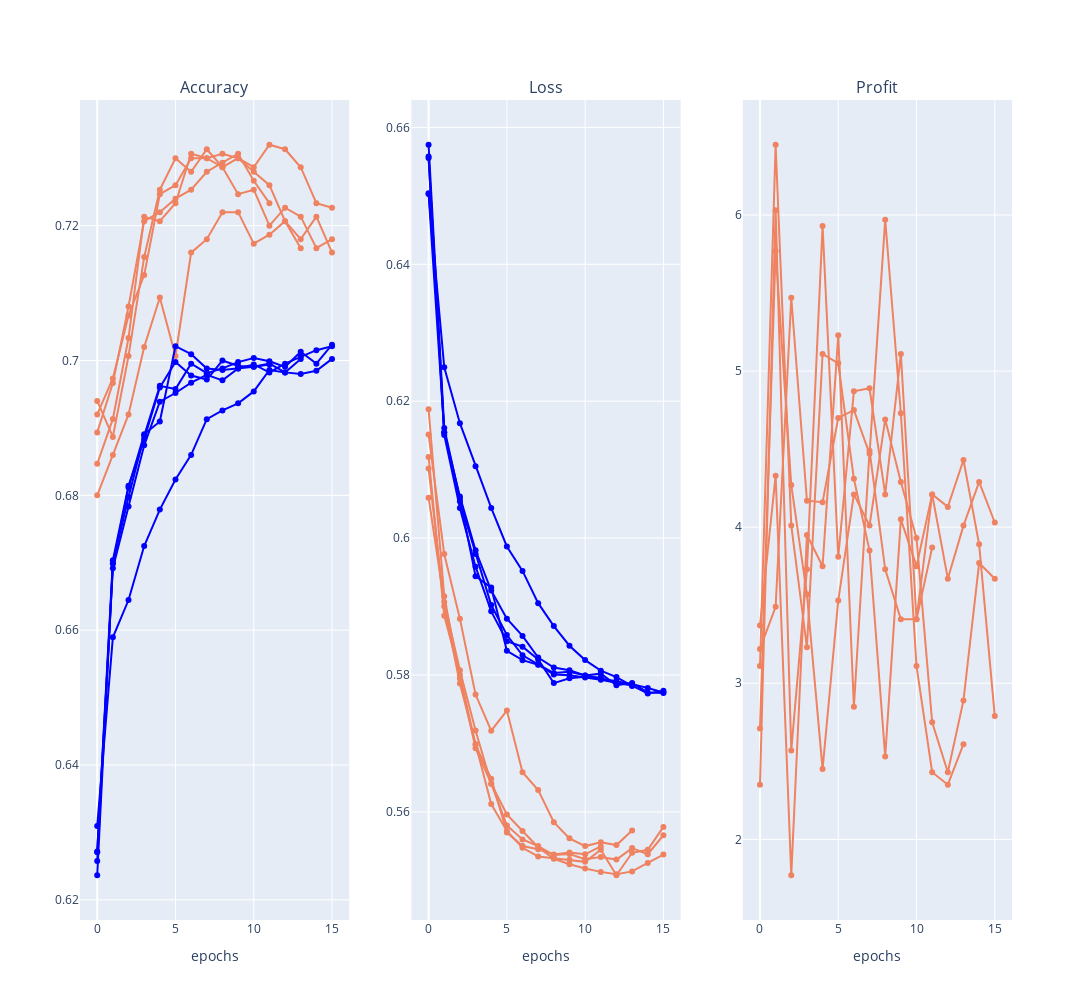
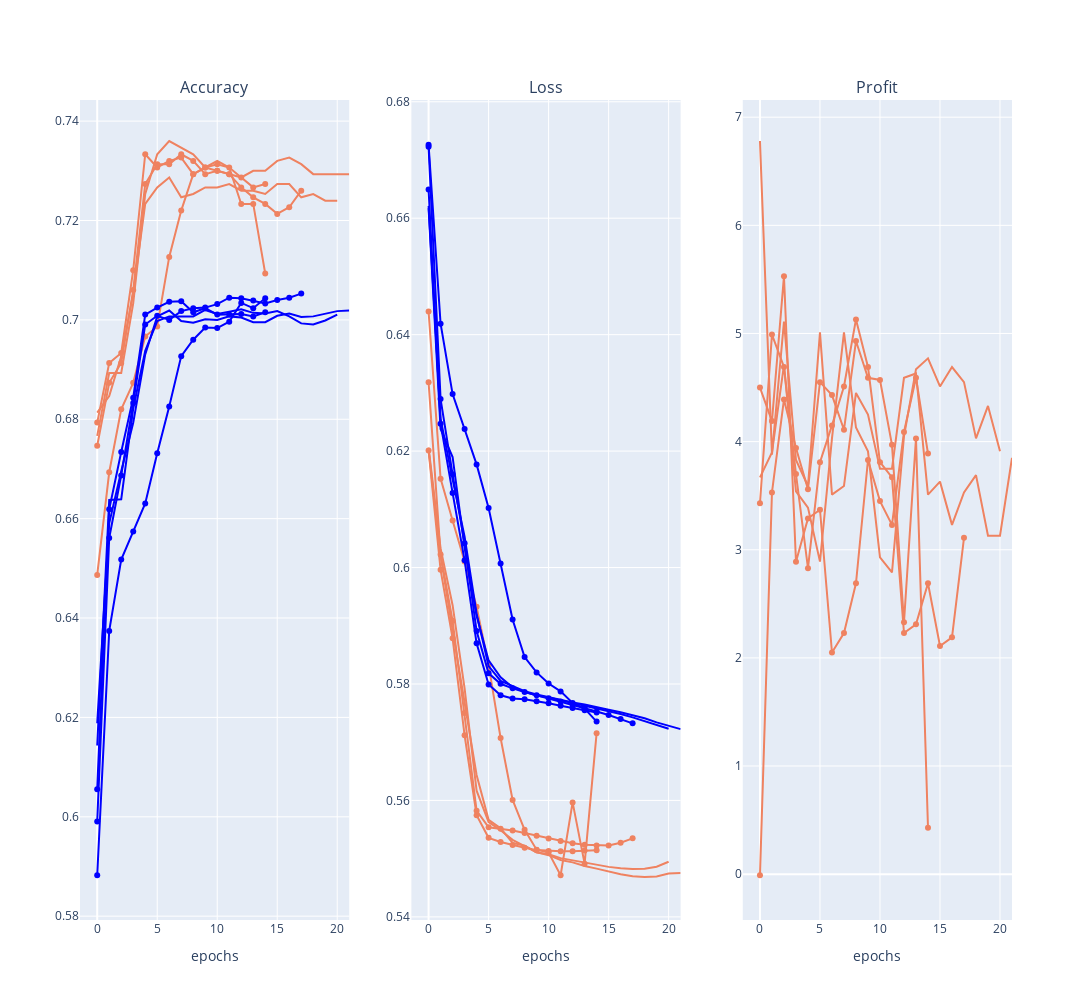
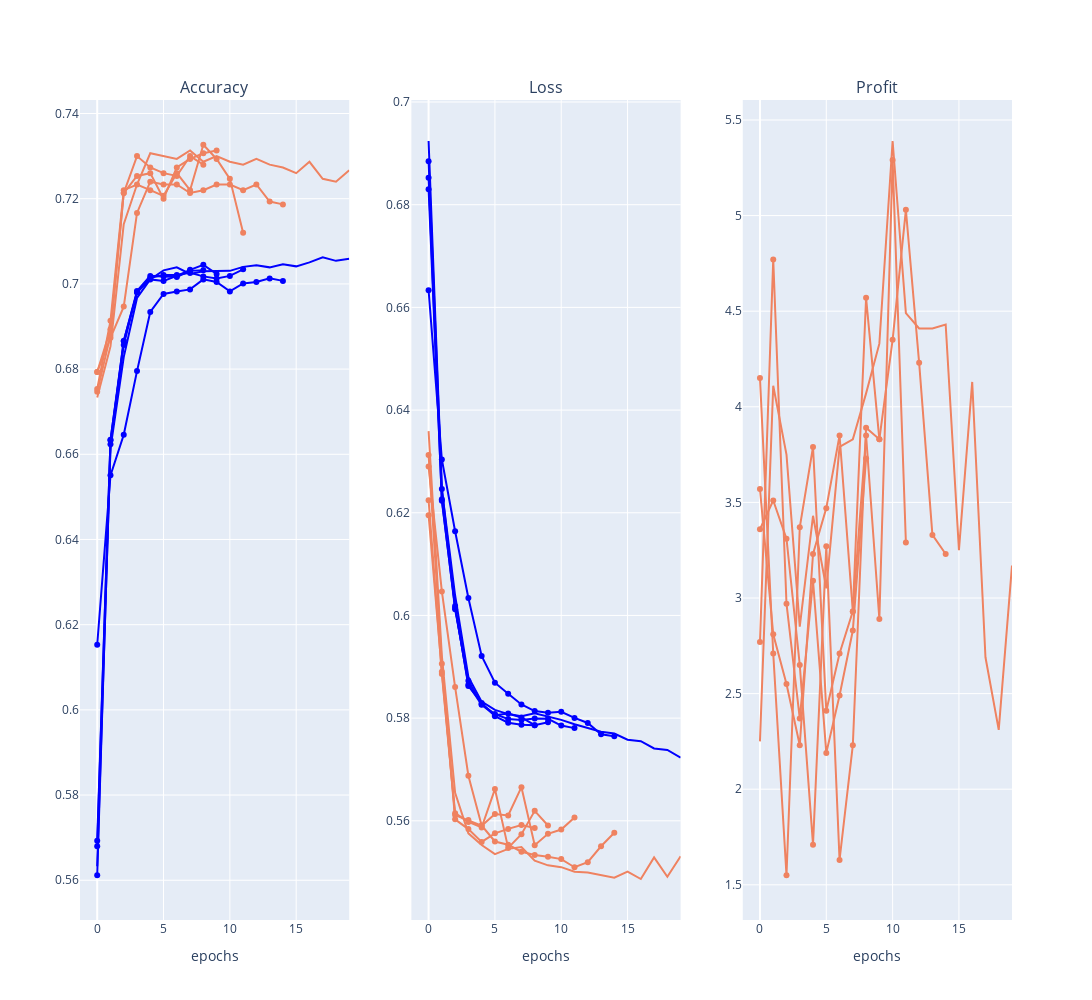
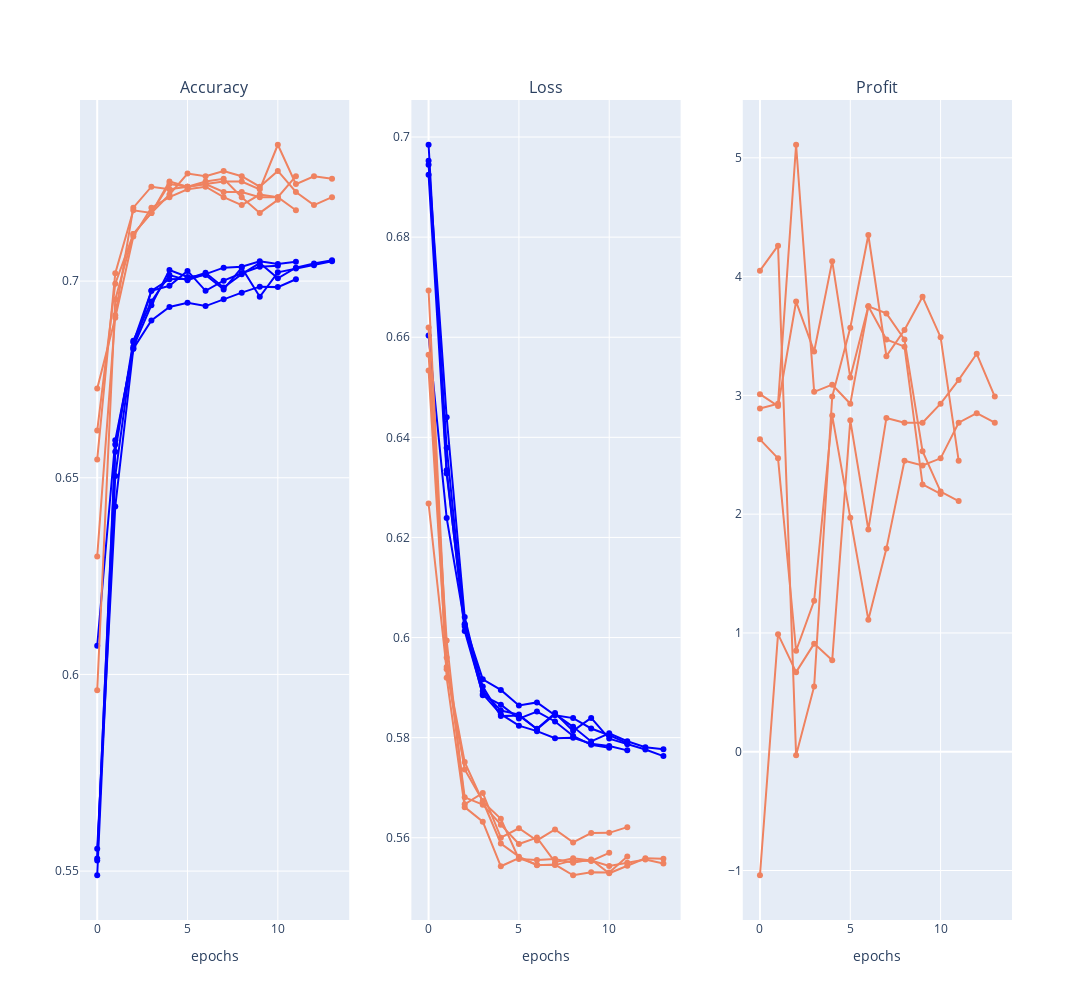

Notebook source saved alongside these figures, in order:
### Code cell
# Run
from numpy import dtype

repeats = 5
testingParameter = "Model"
runMeter = 0
results_acc = DataFrame(dtype='float')
results_profit = DataFrame(dtype='float')
results_profitOld = DataFrame(dtype='float')
metrics = list()

# vary training epochs
learning_rate = 0.001
model = [0, 1, 2, 3, 4]
dropout = 0 # [0, 0.2, 0.4, 0.6, 0.8]
denseType = 0
neuronsLstm = 150
epochs = 40

# timeStep = 150
# features = 0

# # Data gen
# x_train, x_test, y_train, y_test, Y_test = data(timeStep, features)

# for dr in dropout:
for mod in model:
    print(f"{mod} {testingParameter} test start...")
 
    #  Profit list
    profitListSaveModel = list()

    # Experiment
    results_acc[str(mod)], results_profit[str(mod)], results_profitOld[str(mod)], metrics = experiment(
                                                                                            runMeter, 
                                                                                            repeats, 
                                                                                            epochs, 
                                                                                            neuronsLstm, 
                                                                                            timeStep, 
                                                                                            denseType, 
                                                                                            dropout, 
                                                                                            mod, 
                                                                                            features, 
                                                                                            learning_rate
                                                                                            )
    # runMeter commented if next loop parameter has different model weights  
    #  runMeter += 1

    plotsOut(mod, metrics)

# summarize results
print(results_acc.describe())
print(results_profit.describe())
print(results_profitOld.describe())
